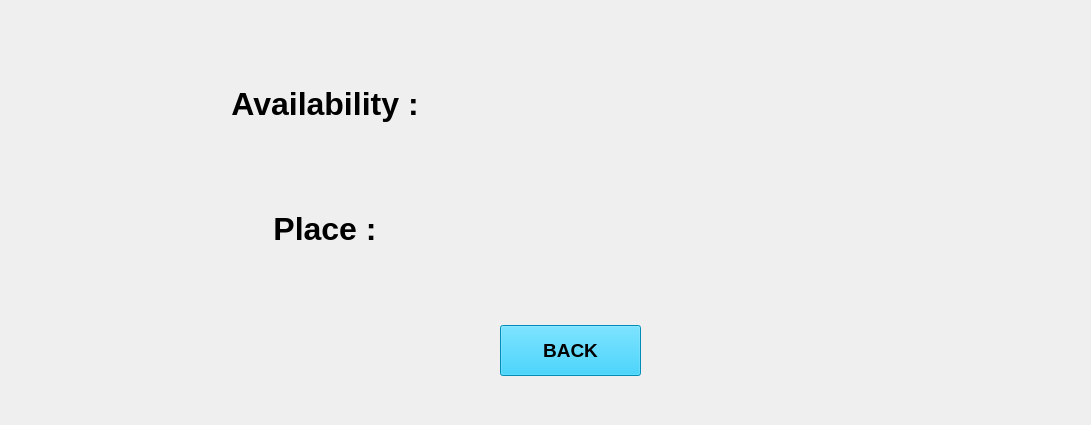
<?xml version="1.0" encoding="UTF-8"?>
<ui version="4.0">
 <class>MainWindow</class>
 <widget class="QMainWindow" name="MainWindow">
  <property name="geometry">
   <rect>
    <x>0</x>
    <y>0</y>
    <width>1091</width>
    <height>425</height>
   </rect>
  </property>
  <property name="minimumSize">
   <size>
    <width>1091</width>
    <height>425</height>
   </size>
  </property>
  <property name="maximumSize">
   <size>
    <width>1091</width>
    <height>425</height>
   </size>
  </property>
  <property name="windowTitle">
   <string>Result</string>
  </property>
  <property name="autoFillBackground">
   <bool>true</bool>
  </property>
  <property name="styleSheet">
   <string notr="true">backgroumt-color:rgb(172, 255, 255)</string>
  </property>
  <widget class="QWidget" name="centralwidget">
   <widget class="QLabel" name="rfl">
    <property name="geometry">
     <rect>
      <x>480</x>
      <y>75</y>
      <width>600</width>
      <height>60</height>
     </rect>
    </property>
    <property name="font">
     <font>
      <family>Leelawadee UI</family>
      <pointsize>24</pointsize>
      <weight>75</weight>
      <bold>true</bold>
     </font>
    </property>
    <property name="text">
     <string>&lt;html&gt;&lt;head/&gt;&lt;body&gt;&lt;p align=&quot;center&quot;&gt;&lt;br/&gt;&lt;/p&gt;&lt;/body&gt;&lt;/html&gt;</string>
    </property>
   </widget>
   <widget class="QLabel" name="rsl">
    <property name="geometry">
     <rect>
      <x>480</x>
      <y>200</y>
      <width>600</width>
      <height>60</height>
     </rect>
    </property>
    <property name="font">
     <font>
      <family>Leelawadee UI</family>
      <pointsize>24</pointsize>
      <weight>75</weight>
      <bold>true</bold>
     </font>
    </property>
    <property name="text">
     <string>&lt;html&gt;&lt;head/&gt;&lt;body&gt;&lt;p align=&quot;center&quot;&gt;&lt;br/&gt;&lt;/p&gt;&lt;/body&gt;&lt;/html&gt;</string>
    </property>
   </widget>
   <widget class="QLabel" name="rfl_2">
    <property name="geometry">
     <rect>
      <x>150</x>
      <y>75</y>
      <width>350</width>
      <height>60</height>
     </rect>
    </property>
    <property name="font">
     <font>
      <family>Leelawadee UI</family>
      <pointsize>24</pointsize>
      <weight>75</weight>
      <bold>true</bold>
     </font>
    </property>
    <property name="text">
     <string>&lt;html&gt;&lt;head/&gt;&lt;body&gt;&lt;p align=&quot;center&quot;&gt;Availability :&lt;/p&gt;&lt;/body&gt;&lt;/html&gt;</string>
    </property>
   </widget>
   <widget class="QLabel" name="rfl_3">
    <property name="geometry">
     <rect>
      <x>150</x>
      <y>200</y>
      <width>350</width>
      <height>60</height>
     </rect>
    </property>
    <property name="font">
     <font>
      <family>Leelawadee UI</family>
      <pointsize>24</pointsize>
      <weight>75</weight>
      <bold>true</bold>
     </font>
    </property>
    <property name="text">
     <string>&lt;html&gt;&lt;head/&gt;&lt;body&gt;&lt;p align=&quot;center&quot;&gt;Place :&lt;/p&gt;&lt;/body&gt;&lt;/html&gt;</string>
    </property>
   </widget>
   <widget class="QPushButton" name="rback">
    <property name="geometry">
     <rect>
      <x>500</x>
      <y>325</y>
      <width>141</width>
      <height>51</height>
     </rect>
    </property>
    <property name="font">
     <font>
      <family>Leelawadee UI</family>
      <pointsize>14</pointsize>
      <weight>75</weight>
      <bold>true</bold>
     </font>
    </property>
    <property name="styleSheet">
     <string notr="true">background-color:rgb(0, 196, 255)</string>
    </property>
    <property name="text">
     <string>BACK</string>
    </property>
   </widget>
  </widget>
 </widget>
 <resources/>
 <connections/>
</ui>
